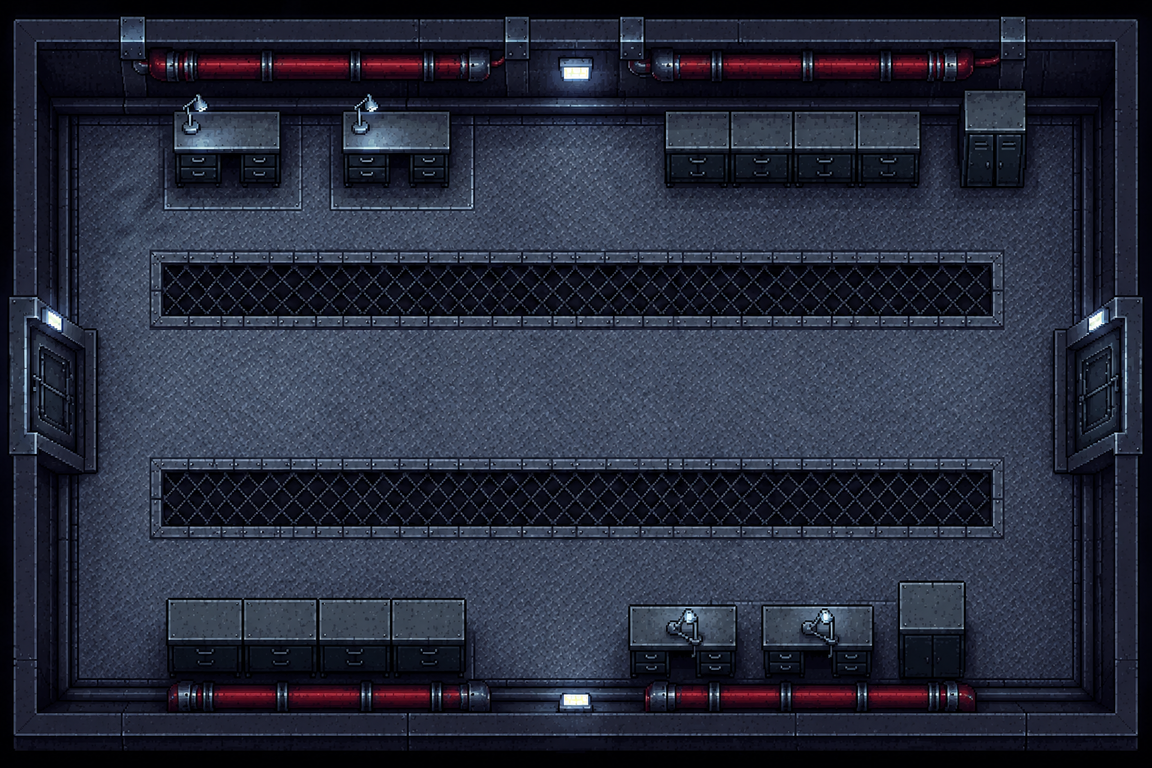

Rendered tile map (Tiled .tmx) drawn with the repository's tilesets; below, a short description and the full map source, tile grids included:
An orthogonal 36x24 tile map with 32x32 px tiles, 1 tile layer (Tile Layer 1), 3 tilesets and 12 objects (8x wall, 2x locker, backDoor, mainDoor).

<map version="1.10" tiledversion="1.11.2" orientation="orthogonal" renderorder="right-down" width="36" height="24" tilewidth="32" tileheight="32" infinite="0" nextlayerid="5" nextobjectid="14">
 <tileset firstgid="1" name="backgroundV6" tilewidth="32" tileheight="32" tilecount="864" columns="36">
  <image source="../images/ChatGPT Image May 29, 2026, 05_23_27 PM.png" width="1152" height="768" />
 </tileset>
 <tileset firstgid="865" source="../tilesets/lockers.tsx" />
 <tileset firstgid="1249" source="../tilesets/locker.tsx" />
 <layer id="1" name="Tile Layer 1" width="36" height="24">
  <data encoding="csv">
1,2,3,4,5,6,7,8,9,10,11,12,13,14,15,16,17,18,19,20,21,22,23,24,25,26,27,28,29,30,31,32,33,34,35,36,
37,38,39,40,41,42,43,44,45,46,47,48,49,50,51,52,53,54,55,56,57,58,59,60,61,62,63,64,65,66,67,68,69,70,71,72,
73,74,75,76,77,78,79,80,81,82,83,84,85,86,87,88,89,90,91,92,93,94,95,96,97,98,99,100,101,102,103,104,105,106,107,108,
109,110,111,112,113,114,115,116,117,118,119,120,121,122,123,124,125,126,127,128,129,130,131,132,133,134,135,136,137,138,139,140,141,142,143,144,
145,146,147,148,149,150,151,152,153,154,155,156,157,158,159,160,161,162,163,164,165,166,167,168,169,170,171,172,173,174,175,176,177,178,179,180,
181,182,183,184,185,186,187,188,189,190,191,192,193,194,195,196,197,198,199,200,201,202,203,204,205,206,207,208,209,210,211,212,213,214,215,216,
217,218,219,220,221,222,223,224,225,226,227,228,229,230,231,232,233,234,235,236,237,238,239,240,241,242,243,244,245,246,247,248,249,250,251,252,
253,254,255,256,257,258,259,260,261,262,263,264,265,266,267,268,269,270,271,272,273,274,275,276,277,278,279,280,281,282,283,284,285,286,287,288,
289,290,291,292,293,294,295,296,297,298,299,300,301,302,303,304,305,306,307,308,309,310,311,312,313,314,315,316,317,318,319,320,321,322,323,324,
325,326,327,328,329,330,331,332,333,334,335,336,337,338,339,340,341,342,343,344,345,346,347,348,349,350,351,352,353,354,355,356,357,358,359,360,
361,362,363,364,365,366,367,368,369,370,371,372,373,374,375,376,377,378,379,380,381,382,383,384,385,386,387,388,389,390,391,392,393,394,395,396,
397,398,399,400,401,402,403,404,405,406,407,408,409,410,411,412,413,414,415,416,417,418,419,420,421,422,423,424,425,426,427,428,429,430,431,432,
433,434,435,436,437,438,439,440,441,442,443,444,445,446,447,448,449,450,451,452,453,454,455,456,457,458,459,460,461,462,463,464,465,466,467,468,
469,470,471,472,473,474,475,476,477,478,479,480,481,482,483,484,485,486,487,488,489,490,491,492,493,494,495,496,497,498,499,500,501,502,503,504,
505,506,507,508,509,510,511,512,513,514,515,516,517,518,519,520,521,522,523,524,525,526,527,528,529,530,531,532,533,534,535,536,537,538,539,540,
541,542,543,544,545,546,547,548,549,550,551,552,553,554,555,556,557,558,559,560,561,562,563,564,565,566,567,568,569,570,571,572,573,574,575,576,
577,578,579,580,581,582,583,584,585,586,587,588,589,590,591,592,593,594,595,596,597,598,599,600,601,602,603,604,605,606,607,608,609,610,611,612,
613,614,615,616,617,618,619,620,621,622,623,624,625,626,627,628,629,630,631,632,633,634,635,636,637,638,639,640,641,642,643,644,645,646,647,648,
649,650,651,652,653,654,655,656,657,658,659,660,661,662,663,664,665,666,667,668,669,670,671,672,673,674,675,676,677,678,679,680,681,682,683,684,
685,686,687,688,689,690,691,692,693,694,695,696,697,698,699,700,701,702,703,704,705,706,707,708,709,710,711,712,713,714,715,716,717,718,719,720,
721,722,723,724,725,726,727,728,729,730,731,732,733,734,735,736,737,738,739,740,741,742,743,744,745,746,747,748,749,750,751,752,753,754,755,756,
757,758,759,760,761,762,763,764,765,766,767,768,769,770,771,772,773,774,775,776,777,778,779,780,781,782,783,784,785,786,787,788,789,790,791,792,
793,794,795,796,797,798,799,800,801,802,803,804,805,806,807,808,809,810,811,812,813,814,815,816,817,818,819,820,821,822,823,824,825,826,827,828,
829,830,831,832,833,834,835,836,837,838,839,840,841,842,843,844,845,846,847,848,849,850,851,852,853,854,855,856,857,858,859,860,861,862,863,864
</data>
 </layer>
 <objectgroup id="3" name="collisions">
  <object id="1" name="locker" x="931.812" y="89.3518" width="122.327" height="141.474" />
  <object id="3" name="locker" x="876.499" y="530.792" width="114.881" height="141.474" />
  <object id="4" name="wall" x="-4.25485" y="-1.06371" width="1156.25" height="90.4155" />
  <object id="5" name="wall" x="-1.06371" y="695.668" width="1156.25" height="67.0139" />
  <object id="6" name="wall" x="-3.72057" y="-2.12763" width="46.7985" height="778.638" />
  <object id="7" name="wall" x="1111.58" y="-9.57385" width="46.7985" height="778.638" />
  <object id="8" name="wall" x="171.792" y="96.7976" width="282.943" height="85.0974" />
  <object id="9" name="wall" x="155.836" y="610.57" width="312.726" height="68.078" />
  <object id="10" name="wall" x="665.354" y="106.371" width="253.159" height="89.3522" />
  <object id="11" name="backDoor" x="46.8033" y="305.285" width="59.5679" height="170.194" />
  <object id="12" name="mainDoor" x="1049.88" y="307.413" width="59.5679" height="170.194" />
  <object id="13" name="wall" x="606.318" y="611.634" width="253.159" height="63.8231" />
 </objectgroup>
</map>
